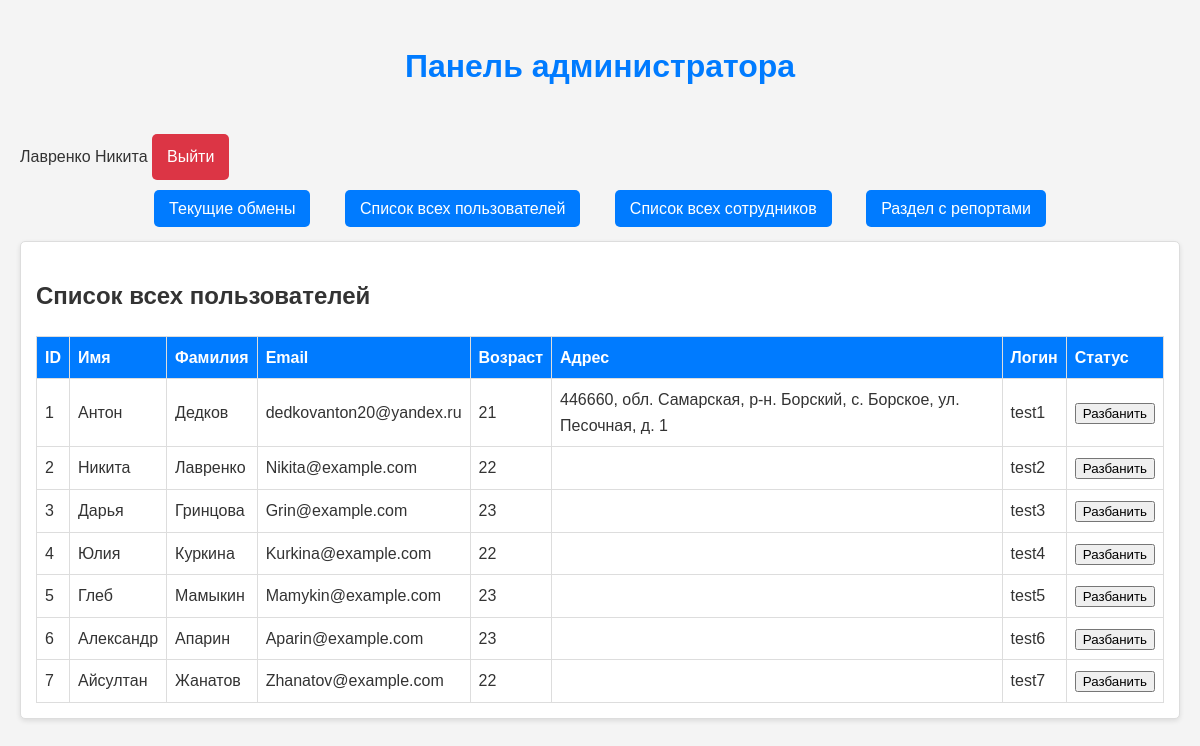
Before: /Admin/index.php (signed in) with the older database file.
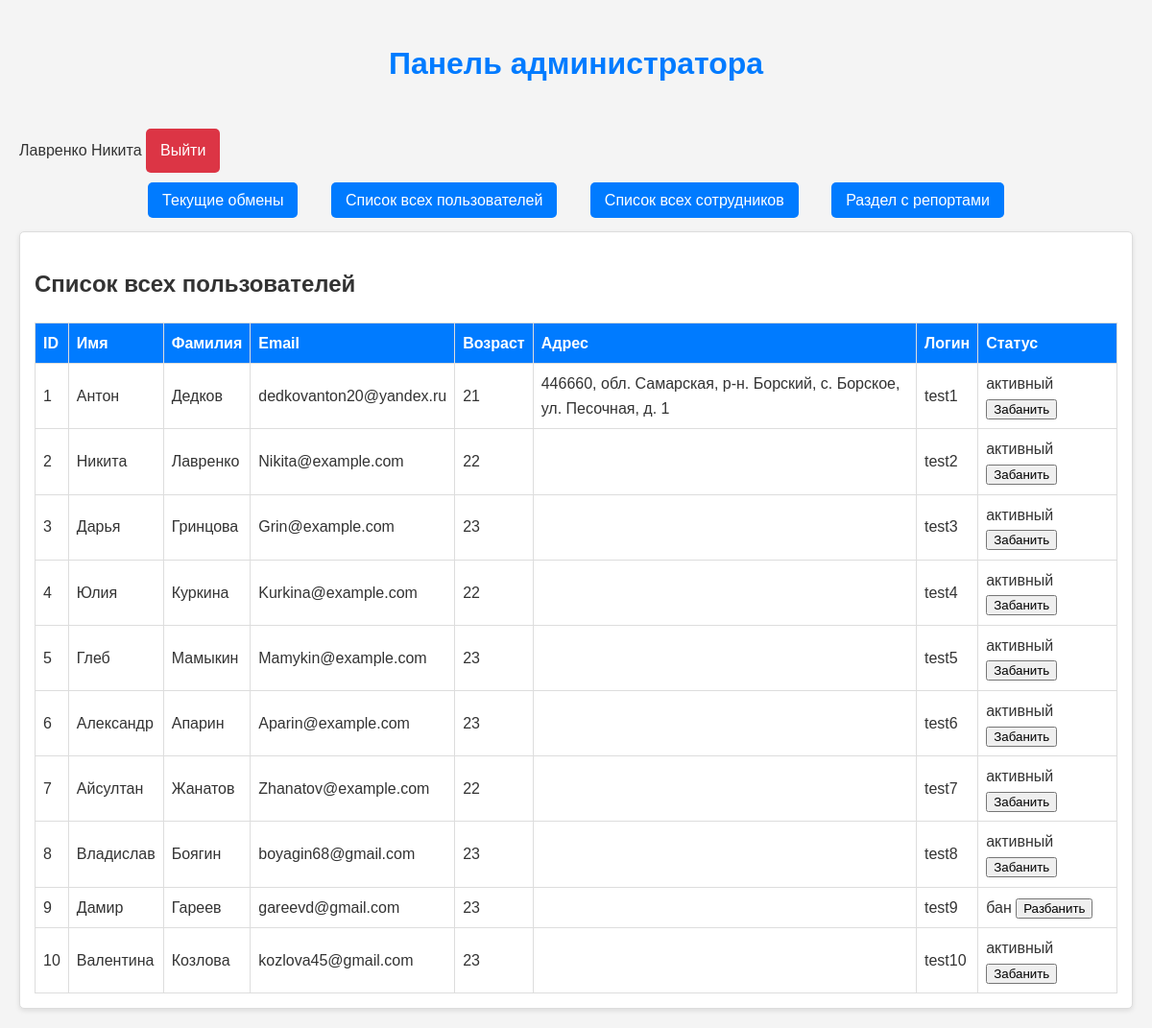
After: the same page with the newer database file.
### Admin/index.php (the view, shortened to what this page needs)
<?php
$dbuser = 'mysql';
$dbpass = 'mysql';
$dbserver = 'localhost';
$dbname = 'book';
$mysql = mysqli_connect($dbserver, $dbuser, $dbpass, $dbname)
or die ('Ошибка ' . mysqli_error($mysql));
$users = [];
$result = mysqli_query($mysql, "SELECT * FROM `пользователи`");
if ($result) {
    while ($row = mysqli_fetch_assoc($result)) {
        $users[] = $row;
    }
} else {
    echo 'Ошибка при получении данных: ' . mysqli_error($mysql);
}
?>
<!DOCTYPE html>
<html lang="ru">
<head>
</head>
<body>
<div class="header">
        <h1>Панель администратора</h1>
        <div class="admin-info">
            <?php if (isset($_SESSION['admin_full_name'])): ?>
                <span><?= htmlspecialchars($_SESSION['admin_full_name']) ?></span>
                <a href="logout.php" class="logout">Выйти</a>
            <?php endif; ?>
        </div>
    </div>
    <ul class="nav-list">
        <li onclick="showSection('current-exchanges')">Текущие обмены</li>
        <li onclick="showSection('user-list')">Список всех пользователей</li>
        <li onclick="showSection('staff-list')">Список всех сотрудников</li>
        <li onclick="showSection('reports')">Раздел с репортами</li>
    </ul>
    <div id="user-list" class="section active">
        <h2>Список всех пользователей</h2>
        <table>
            <thead>
                <tr>
                    <th>ID</th>
                    <th>Имя</th>
                    <th>Фамилия</th>
                    <th>Email</th>
                    <th>Возраст</th>
                    <th>Адрес</th>
                    <th>Логин</th>
                    <th>Статус</th>
                </tr>
            </thead>
            <tbody>
            <?php foreach ($users as $user): ?>
                <tr>
                    <td><?= htmlspecialchars($user['пользователь_id']) ?></td>
                    <td><?= htmlspecialchars($user['имя']) ?></td>
                    <td><?= htmlspecialchars($user['фамилия']) ?></td>
                    <td><?= htmlspecialchars($user['электронная_почта']) ?></td>
                    <td><?= htmlspecialchars($user['возраст']) ?></td>
                    <td><?= htmlspecialchars($user['адрес']) ?></td>
                    <td><?= htmlspecialchars($user['ник_пользователя']) ?></td>
                    <td>
                        <span class="status"><?= htmlspecialchars($user['статус']) ?></span>
                        <button onclick="changeStatus(<?= $user['пользователь_id'] ?>, '<?= $user['статус'] ?>')">
                            <?= $user['статус'] === 'активный' ? 'Забанить' : 'Разбанить' ?>
                        </button>
                    </td>
                </tr>
            <?php endforeach; ?>
            </tbody>
        </table>
    </div>
</body>
</html>

Changed rows visible on the page:
changed пользователи "Антон": статус (not shown) → "активный"; статус "Разбанить" → "Забанить"
changed пользователи "Никита": статус (not shown) → "активный"; статус "Разбанить" → "Забанить"
changed пользователи "Дарья": статус (not shown) → "активный"; статус "Разбанить" → "Забанить"
changed пользователи "Юлия": статус (not shown) → "активный"; статус "Разбанить" → "Забанить"
changed пользователи "Глеб": статус (not shown) → "активный"; статус "Разбанить" → "Забанить"
changed пользователи "Александр": статус (not shown) → "активный"; статус "Разбанить" → "Забанить"
changed пользователи "Айсултан": статус (not shown) → "активный"; статус "Разбанить" → "Забанить"
added пользователи: пользователь_id "8", имя "Владислав", фамилия "Боягин", электронная_почта "boyagin68@gmail.com", возраст "23", ник_пользователя "test8", статус "активный", shows "Забанить"
added пользователи: пользователь_id "9", имя "Дамир", фамилия "Гареев", электронная_почта "gareevd@gmail.com", возраст "23", ник_пользователя "test9", статус "бан", shows "Разбанить"
added пользователи: пользователь_id "10", имя "Валентина", фамилия "Козлова", электронная_почта "kozlova45@gmail.com", возраст "23", ник_пользователя "test10", статус "активный", shows "Забанить"
